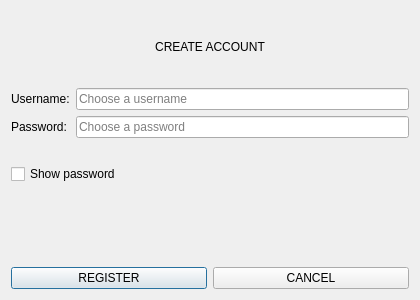
<?xml version="1.0" encoding="UTF-8"?>
<ui version="4.0">
 <class>RegisterWindow</class>
 <widget class="QDialog" name="RegisterWindow">
  <property name="geometry">
   <rect>
    <x>0</x>
    <y>0</y>
    <width>420</width>
    <height>300</height>
   </rect>
  </property>
  <property name="windowTitle">
   <string>Create Account</string>
  </property>
  <layout class="QVBoxLayout" name="mainLayout">
   <item>
    <widget class="QLabel" name="titleLabel">
     <property name="text">
      <string>CREATE ACCOUNT</string>
     </property>
     <property name="alignment">
      <set>Qt::AlignHCenter|Qt::AlignVCenter</set>
     </property>
    </widget>
   </item>
   <item>
    <layout class="QFormLayout" name="formLayout">
     <item row="0" column="0">
      <widget class="QLabel" name="usernameLabel">
       <property name="text">
        <string>Username:</string>
       </property>
      </widget>
     </item>
     <item row="0" column="1">
      <widget class="QLineEdit" name="usernameLineEdit">
       <property name="placeholderText">
        <string>Choose a username</string>
       </property>
      </widget>
     </item>
     <item row="1" column="0">
      <widget class="QLabel" name="passwordLabel">
       <property name="text">
        <string>Password:</string>
       </property>
      </widget>
     </item>
     <item row="1" column="1">
      <widget class="QLineEdit" name="passwordLineEdit">
       <property name="echoMode">
        <enum>QLineEdit::EchoMode::Password</enum>
       </property>
       <property name="placeholderText">
        <string>Choose a password</string>
       </property>
      </widget>
     </item>
    </layout>
   </item>
   <item>
    <widget class="QCheckBox" name="showPasswordCheck">
     <property name="text">
      <string>Show password</string>
     </property>
    </widget>
   </item>
   <item>
    <widget class="QLabel" name="statusLabel">
     <property name="text">
      <string/>
     </property>
     <property name="alignment">
      <set>Qt::AlignHCenter|Qt::AlignVCenter</set>
     </property>
     <property name="wordWrap">
      <bool>true</bool>
     </property>
    </widget>
   </item>
   <item>
    <layout class="QHBoxLayout" name="buttonLayout">
     <item>
      <widget class="QPushButton" name="registerButton">
       <property name="text">
        <string>REGISTER</string>
       </property>
       <property name="default">
        <bool>true</bool>
       </property>
      </widget>
     </item>
     <item>
      <widget class="QPushButton" name="cancelButton">
       <property name="text">
        <string>CANCEL</string>
       </property>
      </widget>
     </item>
    </layout>
   </item>
  </layout>
 </widget>
 <resources/>
 <connections>
  <connection>
   <sender>cancelButton</sender>
   <signal>clicked()</signal>
   <receiver>RegisterWindow</receiver>
   <slot>reject()</slot>
   <hints>
    <hint type="sourcelabel">
     <x>100</x>
     <y>250</y>
    </hint>
    <hint type="destinationlabel">
     <x>210</x>
     <y>280</y>
    </hint>
   </hints>
  </connection>
 </connections>
</ui>
